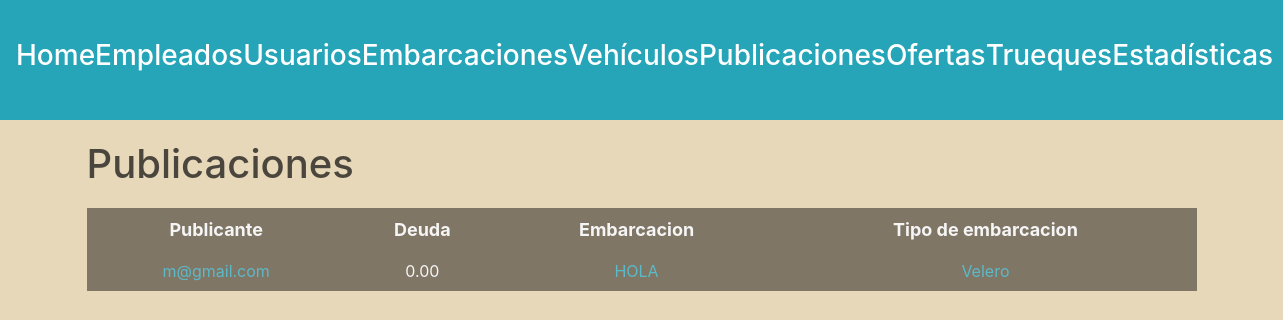
/administracion/publicaciones/ (signed in), run on an earlier commit of the app's database.
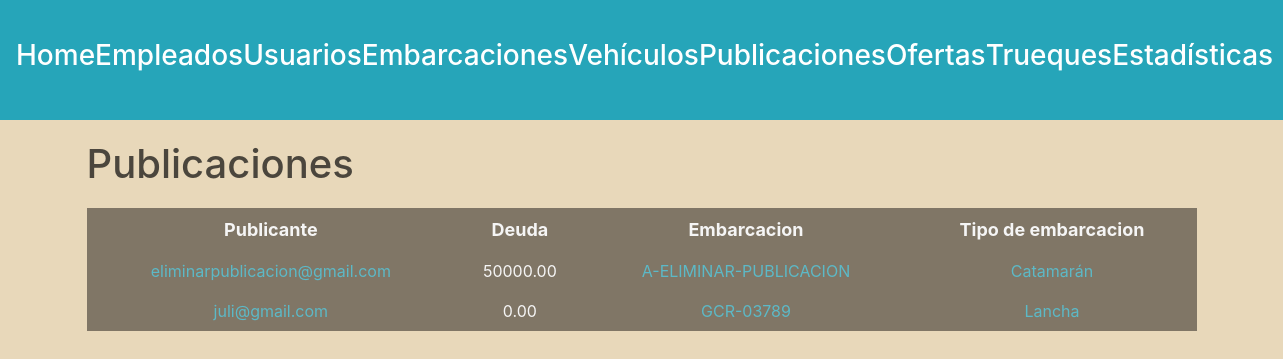
And on a later commit of the database.
### publicaciones/models.py (models this page shows)
class Publicacion(models.Model):
    monto = models.DecimalField(max_digits=15, decimal_places=2, default=0)
    autor = models.ForeignKey(Usuario, on_delete=models.SET_NULL, null=True)
    embarcacion = models.OneToOneField(Embarcacion, on_delete=models.SET_NULL, null=True)
    descripcion = models.CharField(max_length=250)
    oculta = models.BooleanField(default=False)

### usuarios/models.py (models this page shows, shortened)
class Usuario(AbstractBaseUser, PermissionsMixin):
    nombre = models.CharField(max_length=50)
    apellido = models.CharField(max_length=50)
    fecha_nacimiento = models.DateField()
    telefono = models.CharField(max_length=13)
    mail = models.EmailField(max_length=50, unique=True)
    password = models.CharField(max_length=128)
    is_staff= models.BooleanField(default=False)
    is_blocked= models.BooleanField(default=False)
    USERNAME_FIELD = 'mail'
    REQUIRED_FIELDS = ['nombre', 'apellido', 'fecha_nacimiento', 'telefono']

### embarcaciones/models.py (models this page shows)
class Embarcacion(models.Model):
    matricula = models.CharField(max_length=100, unique=True)
    modelo = models.CharField(max_length=100)
    tipo = models.ForeignKey(TipoEmbarcacion, on_delete=models.SET_NULL, null=True)
    m_eslora = models.DecimalField(max_digits=5, decimal_places=2)
    m_manga = models.DecimalField(max_digits=5, decimal_places=2)
    m_calado = models.DecimalField(max_digits=5, decimal_places=2)
    motor = models.BooleanField(default=False)
    deuda = models.DecimalField(max_digits=10, decimal_places=2, default=0)
    sede = models.ForeignKey(Sede, on_delete=models.SET_NULL, null=True)
    dueño = models.ForeignKey(Usuario, on_delete=models.CASCADE)

class TipoEmbarcacion(models.Model):
    clase= models.CharField(max_length=50, unique=True)

### administrador/views.py (the view)
# urls.py: path('administracion/publicaciones/', views.listar_publicaciones, name='lista publicaciones'),
@login_required(login_url=reverse_lazy('home'))
def listar_publicaciones(request):
    user = request.user
    if not user.is_superuser:
        return redirect('home')
    publicaciones = Publicacion.objects.exclude(oculta = True)
    return render(request, 'posts.html', {'publicaciones': publicaciones})

### autenticacion/backend.py (called while the page is built)
    def get_user(self, user_id):
        UserModel = get_user_model()
        try:
            return UserModel.objects.get(pk=user_id)
        except UserModel.DoesNotExist:
            return None

### administrador/templates/posts.html (shortened to what this page needs)
{% extends 'layouts/navbar.html' %}
{% block content %}
<div class="header">
    <h1>Publicaciones</h1>
</div>
{% if publicaciones %}
    <table>
        <thead>
            <tr>
                <th>Publicante</th>
                <th>Deuda</th>
                <th>Embarcacion</th>
                <th>Tipo de embarcacion</th>
            </tr>
        </thead>
        <tbody>
            {% for publicacion in publicaciones %}
                <tr>
                    <td>
                        <a href="{% url 'ver perfil' publicacion.autor.id %}">{{ publicacion.autor.mail }}</a>
                    </td>
                    <td>{{ publicacion.monto }}</td>
                    <td>
                        <a href="{% url 'ver detalle embarcacion' publicacion.embarcacion_id 0%}">{{ publicacion.embarcacion.matricula }}</a>
                    </td>
                    <td>
                        <a href="{% url 'ver detalle publicacion' publicacion.id 0 %}">{{ publicacion.embarcacion.tipo.clase }}</a>
                    </td>
                </tr>
            {% endfor %}
        </tbody>
    </table>
{% else %}
    <h3>No existen publicaciones en la plataforma.</h3>
{% endif %}
{% endblock %}

What changed in the data, as far as the page shows it:
removed Publicacion: autor.mail "m@gmail.com", monto "0.00", embarcacion.matricula "HOLA", embarcacion.tipo.clase "Velero"
added Publicacion: autor.mail "eliminarpublicacion@gmail.com", monto "50000.00", embarcacion.matricula "A-ELIMINAR-PUBLICACION", embarcacion.tipo.clase "Catamarán"
added Publicacion: autor.mail "juli@gmail.com", monto "0.00", embarcacion.matricula "GCR-03789", embarcacion.tipo.clase "Lancha"
